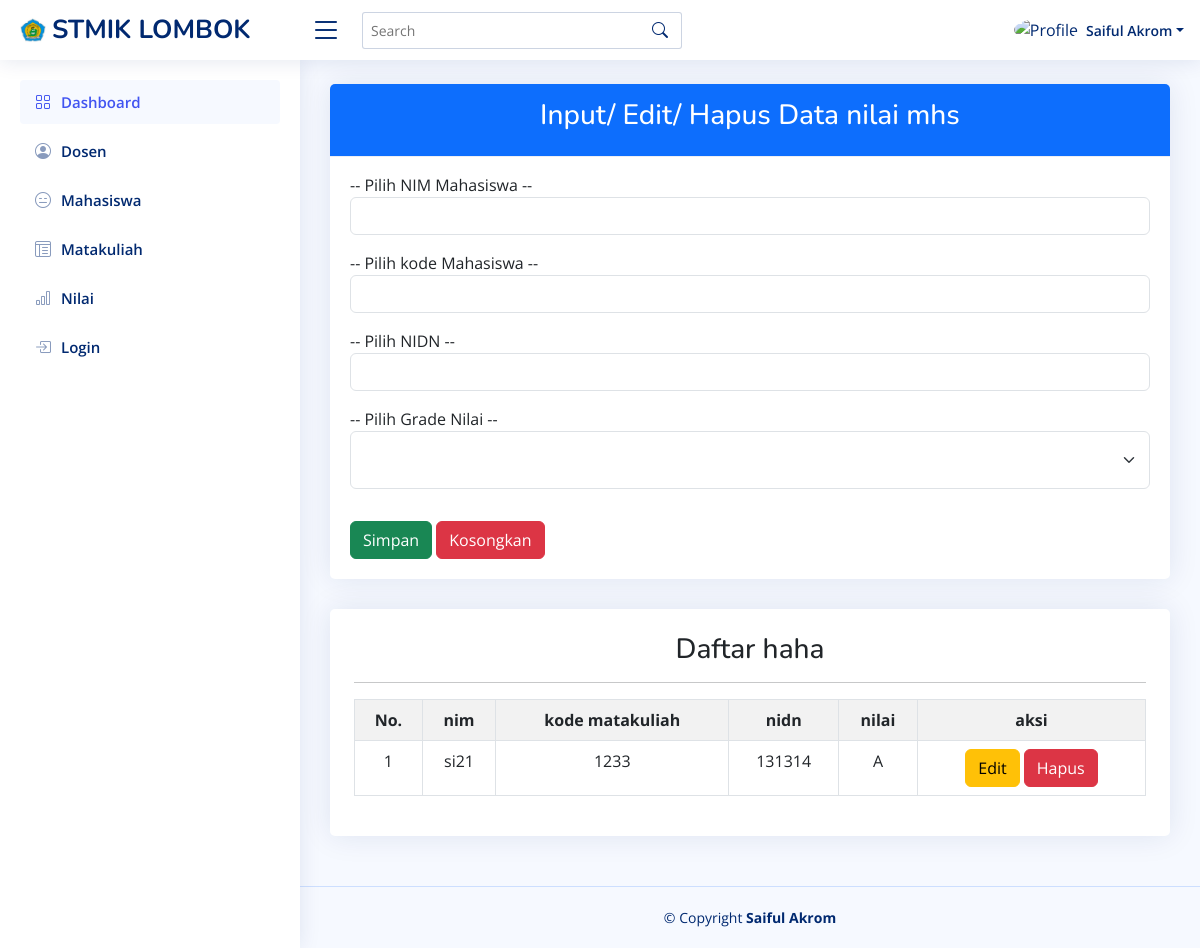
Screenshot of /?page=perkuliahan with the database file from the repository.
### tables this page shows
CREATE TABLE `perkuliahan` (
  `nim` varchar(11) NOT NULL,
  `kode_matakuliah` varchar(11) NOT NULL,
  `nidn` varchar(11) NOT NULL,
  `nilai` char(1) NOT NULL
);

### page/perkuliahan.php (the view, shortened to what this page needs)
<?php
include('C:\xampp\htdocs\app\koneksi.php');
?>
<form action="" method="POST">
    <div class="card mt-1">
        <div class="card-header bg-primary text-white text-center">
            <h3>Input/ Edit/ Hapus Data nilai mhs</h3>
        </div>
        <div class="card-body">
            <div class="form-group pt-3">
                <label for="nim">-- Pilih NIM Mahasiswa --</label>
                <select name="nim" class="form-control" id="nim">
                    <option value=""><?= @$vnim ?></option>
                    <?php
                    $tampil = mysqli_query($conn, "SELECT * FROM mahasiswa");
                    while ($data = mysqli_fetch_assoc($tampil)) {
                        $selected = ($data['nim'] == $vnim) ? 'selected' : '';
                        echo '<option value="' . $data['nim'] . '"  ' . $selected . '>' . $data['nim'] . '</option>';
                    }
                    ?>
                </select>
            </div>
            <div class="form-group pt-3">
                <label for="kode">-- Pilih kode Mahasiswa --</label>
                <select name="kode" class="form-control" id="kode">
                    <option value=""><?= @$vkode ?></option>
                    <?php
                    $tampil = mysqli_query($conn, "SELECT * FROM matakuliah ");
                    while ($data = mysqli_fetch_assoc($tampil)) {
                        echo '<option value="' . $data['kode_matakuliah'] . '">' . $data['kode_matakuliah'] . '</option>';
                    }
                    ?>
                </select>
            </div>
            <div class="form-group pt-3">
                <label for="nidn">-- Pilih NIDN --</label>
                <select name="nidn" class="form-control" id="nidn">
                    <option value=""><?= @$vnidn ?></option>
                    <?php
                    $tampil = mysqli_query($conn, "SELECT * FROM dosen");
                    while ($data = mysqli_fetch_assoc($tampil)) {
                        echo '<option value="' . $data['nidn'] . '">' . $data['nidn'] . '</option>';
                    }
                    ?>
                </select>
            </div>
            <div class="form-group pt-3">
                <label for="floatingSelect">-- Pilih Grade Nilai --</label>
                <div class="form-floating mb-3">
                    <select class="form-select" id="floatingSelect" aria-label="Floating label select example" name="nilai">
                        <option selected value="<?= @$vnilai ?>"><?= @$vnilai ?></option>
                        <option>A</option>
                    </select>
                </div>
            </div>
            <div class="pt-3">
                <button type="submit" class="btn btn-success" name="bsimpan">Simpan</button>
                <button type="reset" class="btn btn-danger" name="breset">Kosongkan</button>
            </div>
        </div>
    </div>
</form>
<div class="card">
    <div class="card-body pt-3">
        <div class="col-md-15 p-1 pt-2 text-center">
            <h3>Daftar haha</h3>
            <hr>
            <table class="table table-bordered table-striped text-center">
                <tr>
                    <th>No.</th>
                    <th>nim</th>
                    <th>kode matakuliah</th>
                    <th>nidn</th>
                    <th>nilai</th>
                    <th>aksi</th>
                </tr>
                <?php
                $no = 1;
                $tampil = mysqli_query($conn, "SELECT * FROM perkuliahan");
                while ($data = mysqli_fetch_array($tampil)) :
                ?>
                    <tr>
                        <td><?= $no++; ?></td>
                        <td><?= $data['nim'] ?></td>
                        <td><?= $data['kode_matakuliah'] ?></td>
                        <td><?= $data['nidn'] ?></td>
                        <td><?= $data['nilai'] ?></td>
                        <td>
                        <a href="index.php?page=perkuliahan&hal=edit&id=<?= $data['nim'] ?>" class="btn btn-warning"> Edit </a>
                            <a href="index.php?page=perkuliahan&hal=hapus&id=<?= $data['nim'] ?>" onclick="return confirm('Apakah yakin ingin menghapus data ini?')" class="btn btn-danger"> Hapus </a>
                    </tr>
                <?php endwhile;
                ?>
            </table>
        </div>
    </div>
</div>

### assets/css/style.css (style rules this page uses)
:root { scroll-behavior: smooth; }
body { font-family: "Open Sans", sans-serif; background: #f6f9ff; color: #444444; }
a { color: #4154f1; text-decoration: none; }
h1, h2, h3, h4, h5, h6 { font-family: "Nunito", sans-serif; }
.card { margin-bottom: 30px; border: none; border-radius: 5px; box-shadow: 0px 0 30px rgba(1, 41, 112, 0.1); }
.card-header, .card-footer { border-color: #ebeef4; background-color: #fff; color: #798eb3; padding: 15px; }
.card-body { padding: 0 20px 20px 20px; }

### rows the page displays
perkuliahan: nim "si21", kode_matakuliah "1233", nidn "131314", nilai "A"
